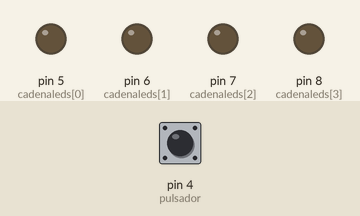
This sketch was run on a simulated Arduino Uno, built with avr-gcc and run on an emulated ATmega328P. Parts: output pins drawn as LEDs (lit = HIGH). Dashed ring = blinking. Inputs (shaded band) come from the test bench; at power-on: pin 4 (pulsador) LOW.

Above: at 1.2 s.
1.3 s: pin 4 (pulsador) pulled HIGH for 0.15 s
At 1.4 s:
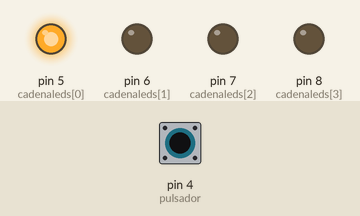
At 2.2 s:
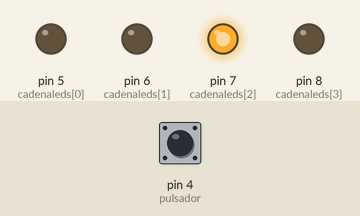
4.3 s: pin 4 (pulsador) pulled HIGH for 3.2 s
At 4.8 s:
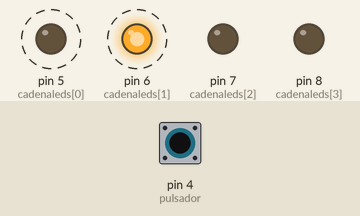
Timing chart, 0 to 8.8 s (numbered marks = the images above; inputs shaded):
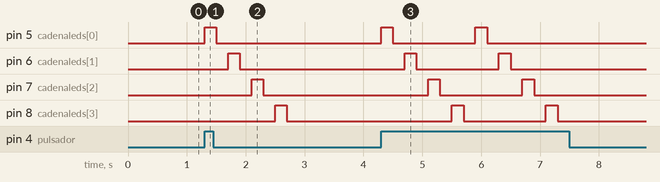

Measured:
- after the input at 1.3 s, pin 5 (cadenaleds[0]): LOW → HIGH at once, → LOW 0.20 s later; pin 6 (cadenaleds[1]): LOW → HIGH after 0.40 s, → LOW 0.20 s later; pin 7 (cadenaleds[2]): LOW → HIGH after 0.80 s, → LOW 0.20 s later; pin 8 (cadenaleds[3]): LOW → HIGH after 1.2 s, → LOW 0.20 s later
- after the input at 4.3 s, pin 5 (cadenaleds[0]): alternates HIGH for 0.20 s and LOW for 1.4 s, 4 changes in all, then stays LOW, starting at once; pin 6 (cadenaleds[1]): alternates HIGH for 0.20 s and LOW for 1.4 s, 4 changes in all, then stays LOW, starting after 0.40 s

The sketch:

sketch_dec02a.ino
```cpp
int cadenaleds[]={5,6,7,8};
int pulsador=4;
int tiempo=200;
int n=0;


void setup() {
  for(n=0;n<4;n++) {
    pinMode (cadenaleds[n],OUTPUT);}pinMode (pulsador,INPUT);

}


void flash() {
  for (n=0;n<4;n++) {
    digitalWrite (cadenaleds[n],HIGH);
    delay (tiempo);
    digitalWrite (cadenaleds[n],LOW);
    delay (tiempo);}
    }


void loop() {
 if (digitalRead(pulsador)==HIGH) {
  flash ();}
  }
```
